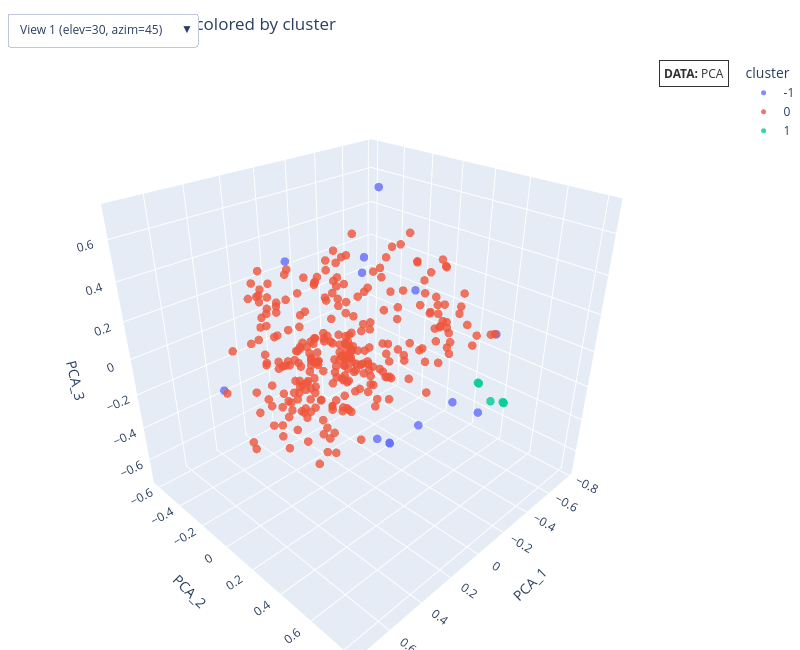
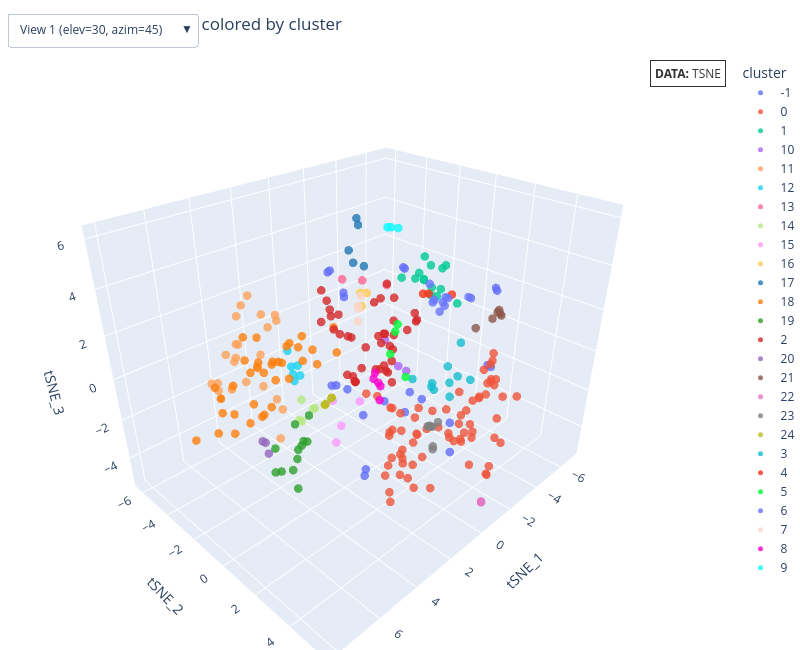
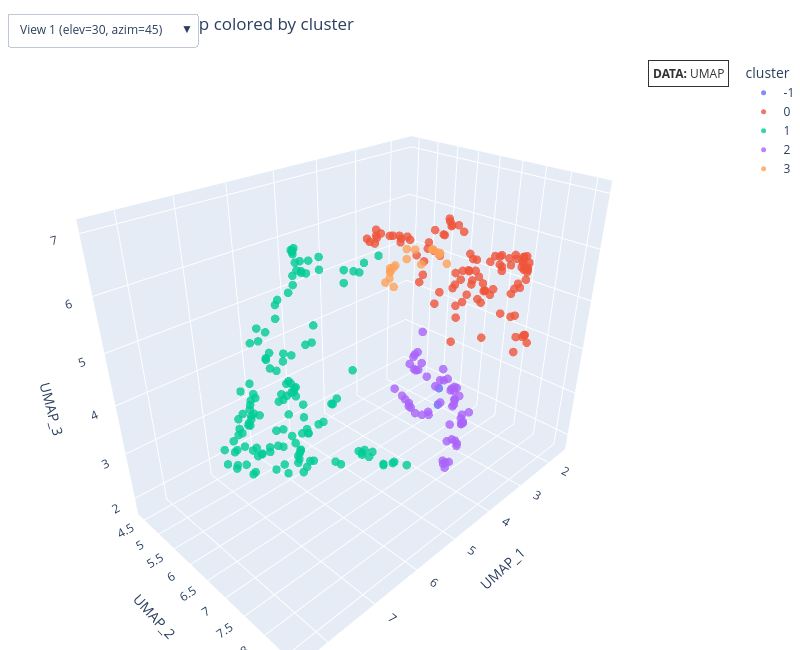
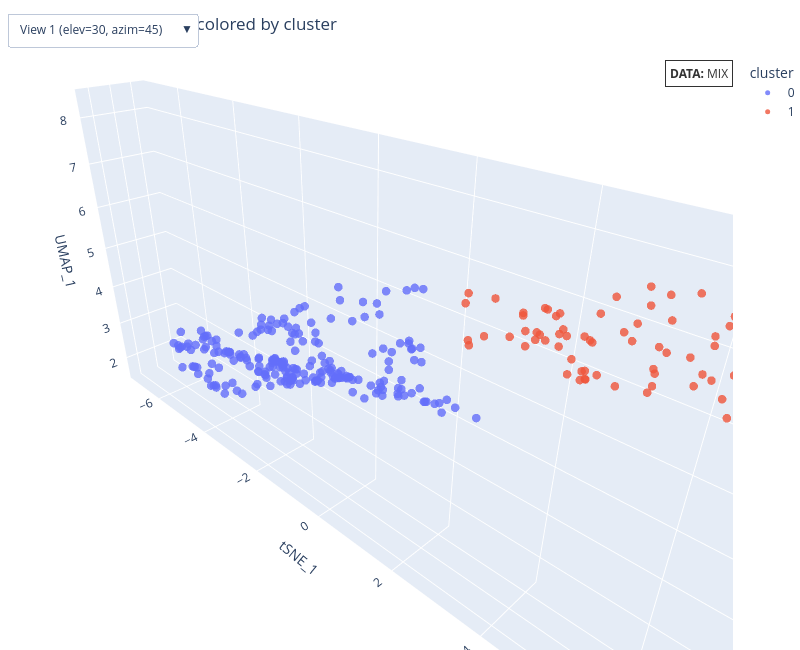

These figures' notebook cell, in order:
### Markdown cell above
## DBSCAN

### Code cell
params_db = {
    "pca":  {"eps": 0.2, "min_samples": 5},
    "tsne": {"eps": 1.2, "min_samples": 3},
    "umap": {"eps": 0.8, "min_samples": 10},
    "mix":  {"eps": 0.8, "min_samples": 3},
}

for name, X in embeddings.items():
    p = params_db[name]
    
    db = DBSCAN(eps=p["eps"], min_samples=p["min_samples"])
    labels = db.fit_predict(X)

    scores = show_scores(f"DBSCAN on {name}", X, labels, y)
    append_result(rows, name, "dbscan", labels, scores["internal"], scores["external"], params=p)

    fig = plot_3d(X3d=X, y=labels, algorithm=f'DBSCAN on {name}', target_name="cluster", data_name=name.upper())
    show(fig)

### Figure 1 — Plotly figure (JSON) as saved in the notebook; plotly's stock layout.template omitted (floating-point values rounded to 4 significant figures; data arrays with more than 128 entries replaced by an {"elided": "..."} marker saying what was removed)
{"data": [{"hovertemplate": "<b>cluster</b>: -1<br>PCA_1: %{x:.3f}<br>PCA_2: %{y:.3f}<br>PCA_3: %{z:.3f}<extra></extra>", "marker": {"color": "#636EFA", "line": {"width": 0}, "opacity": 0.8, "size": 5}, "mode": "markers", "name": "-1", "type": "scatter3d", "x": [-0.3079, 0.08627, 0.175, 0.04575, 0.04633, 0.7505, -0.7746, -0.285, -0.1248, 0.1334, -0.2847, -0.15, -0.203], "y": [-0.09565, 0.1887, 0.6143, 0.4586, 0.8192, 0.05989, 0.3322, 0.0318, -0.607, 0.2481, 0.02997, 0.5416, 0.01318], "z": [0.7137, 0.4847, -0.0558, 0.4767, 0.04671, 0.1282, -0.08842, -0.7079, 0.241, 0.5864, -0.7044, -0.127, -0.6433]}, {"hovertemplate": "<b>cluster</b>: 0<br>PCA_1: %{x:.3f}<br>PCA_2: %{y:.3f}<br>PCA_3: %{z:.3f}<extra></extra>", "marker": {"color": "#EF553B", "line": {"width": 0}, "opacity": 0.8, "size": 5}, "mode": "markers", "name": "0", "type": "scatter3d", "x": {"elided": "290 float values"}, "y": {"elided": "290 float values"}, "z": {"elided": "290 float values"}}, {"hovertemplate": "<b>cluster</b>: 1<br>PCA_1: %{x:.3f}<br>PCA_2: %{y:.3f}<br>PCA_3: %{z:.3f}<extra></extra>", "marker": {"color": "#00CC96", "line": {"width": 0}, "opacity": 0.8, "size": 5}, "mode": "markers", "name": "1", "type": "scatter3d", "x": [-0.4492, -0.4487, -0.4486, -0.4487, -0.4286], "y": [0.6273, 0.4737, 0.6224, 0.4677, 0.5649], "z": [-0.233, -0.1882, -0.2286, -0.1865, -0.242]}], "layout": {"annotations": [{"bgcolor": "white", "bordercolor": "black", "borderpad": 4, "borderwidth": 1, "font": {"color": "black", "size": 12}, "opacity": 0.8, "showarrow": false, "text": "<b>DATA:</b> PCA", "x": 1, "xanchor": "right", "xref": "paper", "y": 1, "yanchor": "top", "yref": "paper"}], "height": 650, "legend": {"itemsizing": "trace", "title": {"text": "cluster"}}, "margin": {"b": 0, "l": 0, "r": 0, "t": 60}, "scene": {"aspectmode": "data", "camera": {"eye": {"x": 1.347, "y": 1.347, "z": 1.1}}, "xaxis": {"title": {"text": "PCA_1"}}, "yaxis": {"title": {"text": "PCA_2"}}, "zaxis": {"title": {"text": "PCA_3"}}}, "title": {"text": "3D DBSCAN on pca colored by cluster"}, "uirevision": "keep_view", "updatemenus": [{"buttons": [{"args": [{"scene.camera": {"eye": {"x": 1.347, "y": 1.347, "z": 1.1}}}], "label": "View 1 (elev=30, azim=45)", "method": "relayout"}, {"args": [{"scene.camera": {"eye": {"x": -0.55, "y": 0.9526, "z": 1.905}}}], "label": "View 2 (elev=60, azim=120)", "method": "relayout"}, {"args": [{"scene.camera": {"eye": {"x": -2.2, "y": 2.694e-16, "z": 0}}}], "label": "View 3 (elev=0, azim=180)", "method": "relayout"}], "showactive": true, "type": "dropdown", "x": 0.01, "xanchor": "left", "y": 1.08, "yanchor": "top"}], "width": 800}}

### Figure 2 — Plotly figure (JSON) as saved in the notebook; plotly's stock layout.template omitted (floating-point values rounded to 4 significant figures)
{"data": [{"hovertemplate": "<b>cluster</b>: -1<br>tSNE_1: %{x:.3f}<br>tSNE_2: %{y:.3f}<br>tSNE_3: %{z:.3f}<extra></extra>", "marker": {"color": "#636EFA", "line": {"width": 0}, "opacity": 0.8, "size": 5}, "mode": "markers", "name": "-1", "type": "scatter3d", "x": [-2.115, 2.106, -1.925, 1.334, -2.494, -2.587, 1.05, 3.107, 5.137, 4.684, 4.831, 5.26, 0.9626, 1.03, 3.141, 3.142, -3.076, -2.873, -6.549, -5.914, -5.786, -2.893, -0.3636], "y": [4.207, 5.631, 4.176, 4.964, -0.2803, 0.3773, 1.422, 2.262, 3.021, 3.97, 4.058, 2.94, -1.903, -1.699, 1.326, 1.35, -1.049, -1.254, -0.1822, 1.638, 1.653, -1.195, -2.233], "z": [0.7071, -0.4399, 0.8564, 0.112, -2.714, -2.842, -0.75, -0.008088, 2.564, -0.6982, -0.8483, 2.575, 3.854, 4.004, 4.727, 4.573, -4.501, 3.111, 0.7603, 1.95, 2.126, 3.063, -2.476]}, {"hovertemplate": "<b>cluster</b>: 0<br>tSNE_1: %{x:.3f}<br>tSNE_2: %{y:.3f}<br>tSNE_3: %{z:.3f}<extra></extra>", "marker": {"color": "#EF553B", "line": {"width": 0}, "opacity": 0.8, "size": 5}, "mode": "markers", "name": "0", "type": "scatter3d", "x": [-2.249, -4.45, -2.14, -1.707, 0.09939, -1.013, -4.435, -0.2305, -4.974, -6.336, 0.2486, 0.7417, 0.07589, 0.0303, -0.7576, -0.5817, 0.8038, -4.5, 1.967, 0.07882, 0.9449, 1.568, 1.101, 0.9057, 2.123, 1.748, 1.364, -0.07721, 1.995, -0.2676, 1.014, 0.7459, 1.512, 1.485, 1.893, 3.039, -0.1129, 2.365, 2.472, 2.612, 1.581, -2.109, -6.181, -5.399, -1.104, -1.957, -3.112, -4.959, -0.7837, -5.631, -6.203, -1.983, -1.113, 2.347, -3.092, -4.512, -6.212, 0.3043, -5.302, -5.161, -1.803, -3.87, 0.3899, -5.036, -4.038, -6.221, -4.531, -1.42], "y": [2.931, 1.097, 2.357, 2.472, 0.8739, 2.275, 3.292, 4.534, 2.951, 3.053, 1.797, 2.089, 4.635, 0.793, 1.725, 5.606, 4.044, 3.601, 3.816, 0.8733, 3.596, 2.836, 1.94, 3.911, 2.532, 3.41, 3.441, 0.8331, 3.816, -0.2318, 3.131, 4.784, 2.124, 3.424, 3.045, 4.202, -0.7609, 3.069, 3.173, 3.748, 2.296, 3.638, 1.182, 2.41, 5.205, 2.559, 2.522, 2.235, 2.035, 2.724, 1.495, 3.703, 5.166, 4.29, 2.268, 2.186, 1.59, 5.267, 2.205, 2.129, 3.123, 2.62, 1.946, 2.388, 2.174, 1.605, 2.905, 3.95], "z": [-3.589, -2.973, -3.516, -1.972, -3.078, -1.809, -4.477, -1.367, -3.827, -3.194, -3.896, -3.249, -1.586, -3.328, -1.801, -2.623, -0.8262, -4.634, -2.127, -1.791, -1.065, -3.43, -3.315, -3.877, -3.316, -3.157, -1.154, -1.913, -1.044, -1.883, -4.261, -1.124, -3.382, -0.3454, -0.1302, -0.6115, -1.926, -4.219, -0.5428, -0.2118, -4.668, -2.752, -2.463, -2.114, -3.597, -3.543, -2.685, -2.821, -4.262, -3.028, -2.038, -2.966, -3.581, -0.2536, -3.063, -2.754, -1.8, -2.244, -2.157, -2.342, -2.448, -2.333, -4.009, -2.093, -2.76, -1.387, -1.819, -1.858]}, {"hovertemplate": "<b>cluster</b>: 1<br>tSNE_1: %{x:.3f}<br>tSNE_2: %{y:.3f}<br>tSNE_3: %{z:.3f}<extra></extra>", "marker": {"color": "#00CC96", "line": {"width": 0}, "opacity": 0.8, "size": 5}, "mode": "markers", "name": "1", "type": "scatter3d", "x": [-1.72, -2.313, -1.961, -1.612, -2.252, -1.165, -1.77, -1.031, -0.829, -1.429, -1.331, -1.112, -0.2752, -0.505], "y": [2.63, 1.502, 1.61, 0.9706, 0.452, 2.219, 1.177, 1.874, 2.314, 1.14, 0.7705, 1.142, 2.457, 0.7727], "z": [3.098, 4.192, 4.202, 4.614, 3.281, 3.756, 4.261, 3.764, 3.6, 3.715, 3.694, 4.122, 3.883, 3.995]}, {"hovertemplate": "<b>cluster</b>: 10<br>tSNE_1: %{x:.3f}<br>tSNE_2: %{y:.3f}<br>tSNE_3: %{z:.3f}<extra></extra>", "marker": {"color": "#AB63FA", "line": {"width": 0}, "opacity": 0.8, "size": 5}, "mode": "markers", "name": "10", "type": "scatter3d", "x": [1.317, 1.261, 1.381], "y": [2.352, 1.585, 2.811], "z": [1.414, 2.236, 1.42]}, {"hovertemplate": "<b>cluster</b>: 11<br>tSNE_1: %{x:.3f}<br>tSNE_2: %{y:.3f}<br>tSNE_3: %{z:.3f}<extra></extra>", "marker": {"color": "#FFA15A", "line": {"width": 0}, "opacity": 0.8, "size": 5}, "mode": "markers", "name": "11", "type": "scatter3d", "x": [6.258, 4.937, 7.049, 6.542, 7.195, 8.014, 5.578, 6.881, 6.926, 5.909, 5.347, 6.406, 8.015, 7.842, 7.425, 6.144, 6.921, 5.678, 6.805, 6.684, 7.13, 6.469, 7.067, 7.146, 6.303], "y": [0.005185, -0.3094, 2.332, -0.01445, -0.8361, 0.4126, -0.2631, 2.329, -0.4661, 0.5164, 0.2868, -0.543, 1.224, -0.2564, -0.5438, -0.7092, 2.104, -0.5628, -0.3279, -0.1841, 0.369, 0.7641, 1.624, -0.2792, -0.9739], "z": [5.216, 3.918, 1.028, 4.95, 1.194, 2.468, 4.184, 2.108, 1.67, 4.094, 4.062, 4.313, 2.896, 2.374, 2.073, 1.489, 2.423, 1.932, 2.777, 3.462, 3.873, 3.359, 2.768, 3.205, 2.456]}, {"hovertemplate": "<b>cluster</b>: 12<br>tSNE_1: %{x:.3f}<br>tSNE_2: %{y:.3f}<br>tSNE_3: %{z:.3f}<extra></extra>", "marker": {"color": "#19D3F3", "line": {"width": 0}, "opacity": 0.8, "size": 5}, "mode": "markers", "name": "12", "type": "scatter3d", "x": [1.32, 1.469, 1.42, 1.681, 1.382, 1.142], "y": [-4.358, -3.357, -3.84, -3.595, -4.071, -3.906], "z": [-0.6206, -1.426, -1.953, -1.381, -1.303, -1.287]}, {"hovertemplate": "<b>cluster</b>: 13<br>tSNE_1: %{x:.3f}<br>tSNE_2: %{y:.3f}<br>tSNE_3: %{z:.3f}<extra></extra>", "marker": {"color": "#FF6692", "line": {"width": 0}, "opacity": 0.8, "size": 5}, "mode": "markers", "name": "13", "type": "scatter3d", "x": [-1.66, -0.774, -0.2714], "y": [-1.087, -1.671, -2.375], "z": [2.711, 3.022, 3.007]}, {"hovertemplate": "<b>cluster</b>: 14<br>tSNE_1: %{x:.3f}<br>tSNE_2: %{y:.3f}<br>tSNE_3: %{z:.3f}<extra></extra>", "marker": {"color": "#B6E880", "line": {"width": 0}, "opacity": 0.8, "size": 5}, "mode": "markers", "name": "14", "type": "scatter3d", "x": [1.025, 1.8, 1.844, 0.9041, 0.5411], "y": [-3.9, -2.997, -3.114, -3.237, -3.519], "z": [-3.189, -3.571, -3.545, -3.441, -3.705]}, {"hovertemplate": "<b>cluster</b>: 15<br>tSNE_1: %{x:.3f}<br>tSNE_2: %{y:.3f}<br>tSNE_3: %{z:.3f}<extra></extra>", "marker": {"color": "#FF97FF", "line": {"width": 0}, "opacity": 0.8, "size": 5}, "mode": "markers", "name": "15", "type": "scatter3d", "x": [4.713, 3.636, 4.309, 4.485], "y": [2.5, 2.62, 2.35, 2.104], "z": [-0.2932, 1.028, 0.1571, 1.212]}, {"hovertemplate": "<b>cluster</b>: 16<br>tSNE_1: %{x:.3f}<br>tSNE_2: %{y:.3f}<br>tSNE_3: %{z:.3f}<extra></extra>", "marker": {"color": "#FECB52", "line": {"width": 0}, "opacity": 0.8, "size": 5}, "mode": "markers", "name": "16", "type": "scatter3d", "x": [2.127, 1.909, 2.022], "y": [1.204, 1.246, 1.03], "z": [3.82, 4.289, 4.261]}, {"hovertemplate": "<b>cluster</b>: 17<br>tSNE_1: %{x:.3f}<br>tSNE_2: %{y:.3f}<br>tSNE_3: %{z:.3f}<extra></extra>", "marker": {"color": "#1F77B4", "line": {"width": 0}, "opacity": 0.8, "size": 5}, "mode": "markers", "name": "17", "type": "scatter3d", "x": [0.5622, 0.8224, 0.28, 0.2531, 0.9821], "y": [-0.243, -0.8155, -0.8439, -0.9569, -0.4083], "z": [4.489, 5.05, 5.927, 6.163, 4.705]}, {"hovertemplate": "<b>cluster</b>: 18<br>tSNE_1: %{x:.3f}<br>tSNE_2: %{y:.3f}<br>tSNE_3: %{z:.3f}<extra></extra>", "marker": {"color": "#FF7F0E", "line": {"width": 0}, "opacity": 0.8, "size": 5}, "mode": "markers", "name": "18", "type": "scatter3d", "x": [6.042, 4.07, 3.763, 4.297, 4.232, 5.514, 7.01, 2.743, 4.06, 3.708, 4.134, 3.734, 3.904, 5.94, 3.941, 5.42, 4.876, 6.154, 6.471, 6.215, 4.318, 5.609, 2.745, 5.683, 4.383, 3.987, 3.446, 6.431, 7.618, 4.768, 5.623, 6.5, 5.302, 4.73, 4.04], "y": [-1.969, 0.06397, -1.633, -0.4005, -0.6683, -1.621, -1.582, -2.534, -1.72, 0.4346, 0.7024, -2.927, 1.744, -1.904, -2.973, 1.482, 1.023, 0.2617, -2.017, -1.598, -1.488, -0.6516, -3.675, -1.024, -1.039, -3.015, 1.102, -2.081, -2.248, -2.397, 0.007051, -2.3, -1.923, -2.739, -2.804], "z": [-1.538, 2.881, 0.9096, 2.496, 2.227, -1.124, -0.8213, -0.676, 0.1958, 1.696, 2.596, -0.1268, 2.808, 0.6938, 0.4451, 3.516, 2.567, 0.5209, -0.3626, -0.3456, 1.251, -0.282, -0.4539, 0.1431, 1.464, 0.2205, 3.397, 0.2473, -1.187, 0.5561, 0.4813, 0.6698, 1.539, 2.005, 1.702]}, {"hovertemplate": "<b>cluster</b>: 19<br>tSNE_1: %{x:.3f}<br>tSNE_2: %{y:.3f}<br>tSNE_3: %{z:.3f}<extra></extra>", "marker": {"color": "#2CA02C", "line": {"width": 0}, "opacity": 0.8, "size": 5}, "mode": "markers", "name": "19", "type": "scatter3d", "x": [5.973, 4.649, 4.665, 6.41, 5.471, 4.692, 5.07, 4.52, 5.532, 4.613, 4.482, 6.303], "y": [1.741, 0.2057, 0.7972, 1.029, 0.8565, 0.6137, 0.654, 0.8031, -0.07922, 0.3907, -0.1157, 1.243], "z": [-2.139, -1.906, -1.183, -1.541, -2.074, -1.246, -1.875, -0.0468, -1.524, -1.618, -0.9388, -1.437]}, {"hovertemplate": "<b>cluster</b>: 2<br>tSNE_1: %{x:.3f}<br>tSNE_2: %{y:.3f}<br>tSNE_3: %{z:.3f}<extra></extra>", "marker": {"color": "#D62728", "line": {"width": 0}, "opacity": 0.8, "size": 5}, "mode": "markers", "name": "2", "type": "scatter3d", "x": [-2.956, -3.391, -3.904, -4.495, -4.368, -2.557, -1.994, -4.27, -3.187, -5.124, -4.836, -2.424, -4.566, -2.929, -5.847, -3.92, -4.875, -2.878, -2.423, -3.145, -3.711, -1.598, -2.166, -4.086, -2.694, -2.583, -5.772, -1.94, -3.056, -3.428, -2.624, -4.839, -2.27, -2.611, -3.198, -5.443, -4.472, -4.872, -3.835, -3.542], "y": [-3.628, -3.191, -2.683, -3.22, -3.595, -5.106, -3.944, -3.916, -4.607, -3.757, -4.185, -6.264, -3.291, -4.6, -2.925, -3.002, -3.629, -4.801, -5.334, -2.198, -3.803, -5.235, -5.308, -3.288, -2.337, -5.069, -2.799, -5.254, -4.505, -2.265, -3.576, -2.167, -5.344, -4.178, -4.593, -3.137, -3.788, -4.133, -3.499, -3.487], "z": [-1.856, -1.223, -0.3876, 0.4476, 1.107, -0.4418, -3.153, -3.785, -4.4, -2.051, -2.019, -1.224, -2.479, -1.668, -1.222, -3.439, -3.43, -1.662, -1.302, -1.281, 0.2683, 1.127, -0.1043, -3.53, -1.006, -1.527, -1.057, 0.4657, -4.237, -3.481, -2.877, -0.1264, -0.5158, -3.613, -4.38, -1.641, -3.595, -2.025, 0.5447, -3.297]}, {"hovertemplate": "<b>cluster</b>: 20<br>tSNE_1: %{x:.3f}<br>tSNE_2: %{y:.3f}<br>tSNE_3: %{z:.3f}<extra></extra>", "marker": {"color": "#9467BD", "line": {"width": 0}, "opacity": 0.8, "size": 5}, "mode": "markers", "name": "20", "type": "scatter3d", "x": [6.907, 6.983, 7.032], "y": [1.246, 1.188, 1.563], "z": [0.1935, 0.2645, -0.03881]}, {"hovertemplate": "<b>cluster</b>: 21<br>tSNE_1: %{x:.3f}<br>tSNE_2: %{y:.3f}<br>tSNE_3: %{z:.3f}<extra></extra>", "marker": {"color": "#8C564B", "line": {"width": 0}, "opacity": 0.8, "size": 5}, "mode": "markers", "name": "21", "type": "scatter3d", "x": [-6.605, -6.949, -6.222, -6.593, -6.618, -6.49], "y": [1.558, 1.181, 0.4679, 1.097, 1.472, 1.409], "z": [0.441, 0.4702, -0.4845, 0.1186, 0.4936, 0.608]}, {"hovertemplate": "<b>cluster</b>: 22<br>tSNE_1: %{x:.3f}<br>tSNE_2: %{y:.3f}<br>tSNE_3: %{z:.3f}<extra></extra>", "marker": {"color": "#E377C2", "line": {"width": 0}, "opacity": 0.8, "size": 5}, "mode": "markers", "name": "22", "type": "scatter3d", "x": [-1.145, -1.145, -1.129], "y": [5.064, 5.064, 5.066], "z": [-5.197, -5.195, -5.137]}, {"hovertemplate": "<b>cluster</b>: 23<br>tSNE_1: %{x:.3f}<br>tSNE_2: %{y:.3f}<br>tSNE_3: %{z:.3f}<extra></extra>", "marker": {"color": "#7F7F7F", "line": {"width": 0}, "opacity": 0.8, "size": 5}, "mode": "markers", "name": "23", "type": "scatter3d", "x": [-2.907, -1.916, -2.048, -2.909, -2.962, -3.195, -2.915], "y": [0.5497, 1.703, 1.603, 0.7286, 0.6336, 0.9261, 0.8216], "z": [-4.445, -4.63, -4.592, -4.377, -4.403, -4.162, -4.333]}, {"hovertemplate": "<b>cluster</b>: 24<br>tSNE_1: %{x:.3f}<br>tSNE_2: %{y:.3f}<br>tSNE_3: %{z:.3f}<extra></extra>", "marker": {"color": "#BCBD22", "line": {"width": 0}, "opacity": 0.8, "size": 5}, "mode": "markers", "name": "24", "type": "scatter3d", "x": [-0.7915, -1.223, -0.7987, -1.245, -0.8345], "y": [-4.326, -4.309, -4.325, -4.305, -4.309], "z": [-4.544, -4.333, -4.536, -4.321, -4.503]}, {"hovertemplate": "<b>cluster</b>: 3<br>tSNE_1: %{x:.3f}<br>tSNE_2: %{y:.3f}<br>tSNE_3: %{z:.3f}<extra></extra>", "marker": {"color": "#17BECF", "line": {"width": 0}, "opacity": 0.8, "size": 5}, "mode": "markers", "name": "3", "type": "scatter3d", "x": [-0.3034, -1.03, -0.8624, -1.188, -0.3102, -0.4552, -0.3838, -0.05725, 0.1372, 0.2166], "y": [4.552, 3.104, 3.038, 3.343, 3.954, 2.593, 2.783, 3.776, 3.089, 2.151], "z": [1.058, -0.7192, 0.7653, 1.83, 0.9436, -0.2093, -0.237, 0.6911, 0.4481, 0.2615]}, {"hovertemplate": "<b>cluster</b>: 4<br>tSNE_1: %{x:.3f}<br>tSNE_2: %{y:.3f}<br>tSNE_3: %{z:.3f}<extra></extra>", "marker": {"color": "#FD3216", "line": {"width": 0}, "opacity": 0.8, "size": 5}, "mode": "markers", "name": "4", "type": "scatter3d", "x": [-3.65, -2.852, -2.971], "y": [0.8829, -0.0535, 0.1472], "z": [2.258, 2.252, 2.284]}, {"hovertemplate": "<b>cluster</b>: 5<br>tSNE_1: %{x:.3f}<br>tSNE_2: %{y:.3f}<br>tSNE_3: %{z:.3f}<extra></extra>", "marker": {"color": "#00FE35", "line": {"width": 0}, "opacity": 0.8, "size": 5}, "mode": "markers", "name": "5", "type": "scatter3d", "x": [-0.7282, -0.6048, -0.6363, -0.3964], "y": [0.4319, 0.4157, 1.043, 0.3559], "z": [1.736, 1.432, -0.5006, 0.4288]}, {"hovertemplate": "<b>cluster</b>: 6<br>tSNE_1: %{x:.3f}<br>tSNE_2: %{y:.3f}<br>tSNE_3: %{z:.3f}<extra></extra>", "marker": {"color": "#6A76FC", "line": {"width": 0}, "opacity": 0.8, "size": 5}, "mode": "markers", "name": "6", "type": "scatter3d", "x": [-4.519, -5.068, -4.66, -5.128, -4.963, -4.534, -5.056, -5.487, -5.101], "y": [-0.1149, -0.5759, -0.374, -1.575, -1.117, -0.4257, -1.271, 0.4316, -0.4237], "z": [1.511, 0.7366, 1.119, 1.509, 0.8847, 0.671, 0.6715, 1.376, 1.171]}, {"hovertemplate": "<b>cluster</b>: 7<br>tSNE_1: %{x:.3f}<br>tSNE_2: %{y:.3f}<br>tSNE_3: %{z:.3f}<extra></extra>", "marker": {"color": "#FED4C4", "line": {"width": 0}, "opacity": 0.8, "size": 5}, "mode": "markers", "name": "7", "type": "scatter3d", "x": [-1.891, -1.593, -1.986, -1.807], "y": [-3.059, -2.788, -2.981, -2.982], "z": [0.949, 0.372, 1.467, 0.8858]}, {"hovertemplate": "<b>cluster</b>: 8<br>tSNE_1: %{x:.3f}<br>tSNE_2: %{y:.3f}<br>tSNE_3: %{z:.3f}<extra></extra>", "marker": {"color": "#FE00CE", "line": {"width": 0}, "opacity": 0.8, "size": 5}, "mode": "markers", "name": "8", "type": "scatter3d", "x": [-1.49, -1.679, -2.155, -1.77, -1.822], "y": [-1.253, -1.746, -1.982, -1.929, -1.523], "z": [-3.146, -1.952, -2.815, -2.402, -2.643]}, {"hovertemplate": "<b>cluster</b>: 9<br>tSNE_1: %{x:.3f}<br>tSNE_2: %{y:.3f}<br>tSNE_3: %{z:.3f}<extra></extra>", "marker": {"color": "#0DF9FF", "line": {"width": 0}, "opacity": 0.8, "size": 5}, "mode": "markers", "name": "9", "type": "scatter3d", "x": [-1.259, -0.7882, -0.9321], "y": [-0.156, -0.2931, -0.2436], "z": [5.587, 5.706, 5.683]}], "layout": {"annotations": [{"bgcolor": "white", "bordercolor": "black", "borderpad": 4, "borderwidth": 1, "font": {"color": "black", "size": 12}, "opacity": 0.8, "showarrow": false, "text": "<b>DATA:</b> TSNE", "x": 1, "xanchor": "right", "xref": "paper", "y": 1, "yanchor": "top", "yref": "paper"}], "height": 650, "legend": {"itemsizing": "trace", "title": {"text": "cluster"}}, "margin": {"b": 0, "l": 0, "r": 0, "t": 60}, "scene": {"aspectmode": "data", "camera": {"eye": {"x": 1.347, "y": 1.347, "z": 1.1}}, "xaxis": {"title": {"text": "tSNE_1"}}, "yaxis": {"title": {"text": "tSNE_2"}}, "zaxis": {"title": {"text": "tSNE_3"}}}, "title": {"text": "3D DBSCAN on tsne colored by cluster"}, "uirevision": "keep_view", "updatemenus": [{"buttons": [{"args": [{"scene.camera": {"eye": {"x": 1.347, "y": 1.347, "z": 1.1}}}], "label": "View 1 (elev=30, azim=45)", "method": "relayout"}, {"args": [{"scene.camera": {"eye": {"x": -0.55, "y": 0.9526, "z": 1.905}}}], "label": "View 2 (elev=60, azim=120)", "method": "relayout"}, {"args": [{"scene.camera": {"eye": {"x": -2.2, "y": 2.694e-16, "z": 0}}}], "label": "View 3 (elev=0, azim=180)", "method": "relayout"}], "showactive": true, "type": "dropdown", "x": 0.01, "xanchor": "left", "y": 1.08, "yanchor": "top"}], "width": 800}}

### Figure 3 — Plotly figure (JSON) as saved in the notebook; plotly's stock layout.template omitted (floating-point values rounded to 4 significant figures; data arrays with more than 128 entries replaced by an {"elided": "..."} marker saying what was removed)
{"data": [{"hovertemplate": "<b>cluster</b>: -1<br>UMAP_1: %{x:.3f}<br>UMAP_2: %{y:.3f}<br>UMAP_3: %{z:.3f}<extra></extra>", "marker": {"color": "#636EFA", "line": {"width": 0}, "opacity": 0.8, "size": 5}, "mode": "markers", "name": "-1", "type": "scatter3d", "x": [4.24, 4.057], "y": [7.616, 7.475], "z": [3.889, 3.388]}, {"hovertemplate": "<b>cluster</b>: 0<br>UMAP_1: %{x:.3f}<br>UMAP_2: %{y:.3f}<br>UMAP_3: %{z:.3f}<extra></extra>", "marker": {"color": "#EF553B", "line": {"width": 0}, "opacity": 0.8, "size": 5}, "mode": "markers", "name": "0", "type": "scatter3d", "x": [3.133, 2.024, 3.17, 4.406, 3.501, 4.556, 4.107, 4.352, 4.701, 4.336, 4.476, 3.828, 4.618, 2.599, 4.508, 4.174, 4.416, 3.178, 2.879, 4.251, 2.194, 1.77, 4.382, 4.321, 4.495, 3.962, 4.291, 4.07, 3.849, 4.259, 4.367, 4.401, 2.739, 4.502, 4.727, 4.389, 4.336, 4.684, 4.601, 4.6, 4.41, 4.86, 4.826, 4.595, 4.632, 4.422, 4.744, 4.255, 4.689, 4.446, 4.272, 4.852, 4.765, 4.972, 4.942, 5.298, 4.938, 5.027, 4.92, 5.192, 5.039, 3.248, 2.996, 1.69, 3.603, 1.773, 3.628, 3.261, 2.633, 1.795, 2.89, 3.202, 3.806, 1.864, 1.726, 3.25, 3.642, 3.145, 3.052, 4.698, 3.592, 2.695, 1.985, 1.729, 2.956, 3.891, 1.604, 1.675, 3.446, 2.04, 4.445, 2.931, 1.675, 2.062, 1.744, 1.768, 2.958, 3.617, 3.52], "y": [8.272, 7.748, 8.34, 7.754, 8.122, 8.417, 7.816, 8.343, 6.499, 7.741, 7.866, 7.894, 8.393, 8.024, 6.425, 6.927, 7.942, 7.676, 7.822, 7.532, 7.727, 7.333, 8.63, 7.568, 8.518, 6.986, 8.368, 7.637, 7.16, 7.562, 6.711, 7.762, 7.92, 7.623, 7.2, 7.96, 6.915, 8.456, 8.512, 8.082, 7.485, 8.404, 8.25, 6.951, 7.395, 8.007, 6.91, 7.814, 8.379, 7.405, 6.652, 8.567, 6.865, 6.776, 6.532, 8.021, 8.435, 6.788, 6.571, 7.945, 8.563, 8.002, 8.253, 7.123, 7.953, 7.23, 7.611, 8.295, 8.064, 7.48, 8.435, 8.325, 8.582, 7.547, 6.977, 8.008, 7.632, 8.207, 8.298, 6.499, 7.942, 8.144, 7.736, 6.941, 8.372, 7.066, 7.384, 7.44, 7.897, 7.781, 8.624, 8.385, 7.436, 7.774, 6.841, 7.551, 8.418, 7.936, 7.539], "z": [5.743, 5.451, 5.704, 7.051, 6.148, 6.626, 6.782, 5.894, 6.629, 6.914, 6.996, 6.072, 6.649, 5.755, 6.496, 6.162, 6.998, 4.509, 4.939, 6.703, 5.592, 5.518, 6.166, 5.747, 6.259, 6.234, 5.822, 5.761, 6.126, 6.702, 6.494, 7.008, 6.039, 5.622, 6.705, 5.661, 6.47, 6.348, 6.399, 6.135, 6.804, 6.538, 6.447, 6.571, 5.969, 5.479, 6.648, 4.902, 6.095, 6.588, 6.338, 6.373, 6.637, 6.631, 6.549, 6.494, 6.434, 6.56, 6.501, 6.648, 6.154, 5.999, 4.372, 5.445, 5.668, 5.36, 5.933, 5.699, 5.807, 5.522, 4.59, 5.194, 5.884, 5.513, 5.478, 5.928, 5.927, 5.108, 4.714, 6.528, 5.657, 5.637, 5.482, 5.438, 4.707, 6.196, 5.524, 5.563, 6.116, 5.65, 6.093, 4.739, 5.52, 5.562, 5.426, 5.634, 4.764, 5.657, 6.174]}, {"hovertemplate": "<b>cluster</b>: 1<br>UMAP_1: %{x:.3f}<br>UMAP_2: %{y:.3f}<br>UMAP_3: %{z:.3f}<extra></extra>", "marker": {"color": "#00CC96", "line": {"width": 0}, "opacity": 0.8, "size": 5}, "mode": "markers", "name": "1", "type": "scatter3d", "x": {"elided": "135 float values"}, "y": {"elided": "135 float values"}, "z": {"elided": "135 float values"}}, {"hovertemplate": "<b>cluster</b>: 2<br>UMAP_1: %{x:.3f}<br>UMAP_2: %{y:.3f}<br>UMAP_3: %{z:.3f}<extra></extra>", "marker": {"color": "#AB63FA", "line": {"width": 0}, "opacity": 0.8, "size": 5}, "mode": "markers", "name": "2", "type": "scatter3d", "x": [3.16, 3.108, 3.077, 2.903, 3.312, 3.637, 2.962, 3.365, 3.455, 3.432, 3.579, 2.662, 3.079, 2.464, 2.548, 3.45, 2.527, 3.255, 2.379, 2.641, 2.597, 3.435, 3.27, 3.458, 3.443, 3.298, 3.754, 3.161, 3.671, 3.507, 2.713, 3.248, 3.571, 3.368, 3.624, 2.382, 3.554, 3.09, 2.744, 3.21, 2.756, 3.725, 3.488, 3.671, 3.635, 3.25, 3.057, 2.38, 2.59, 3.355, 2.592, 3.766, 3.052, 2.801], "y": [6.83, 6.639, 6.236, 5.97, 6.29, 7.559, 5.945, 6.619, 6.263, 7.263, 7.403, 7.02, 7.251, 6.658, 6.717, 6.315, 6.712, 6.609, 6.385, 7.008, 6.959, 6.229, 6.64, 6.438, 7.487, 6.989, 7.453, 6.109, 6.058, 6.205, 7.1, 6.861, 7.454, 6.549, 7.411, 6.249, 6.16, 7.207, 7.246, 7.138, 5.956, 7.416, 6.291, 7.45, 7.503, 7.246, 7.243, 6.567, 7.015, 6.385, 6.714, 7.507, 5.991, 7.129], "z": [2.703, 2.978, 3.334, 3.409, 3.286, 3.595, 3.368, 3.308, 2.561, 2.117, 3.482, 2.022, 1.805, 2.372, 2.307, 2.472, 2.41, 2.416, 2.72, 2.24, 2.101, 3.462, 2.364, 2.403, 3.296, 3.355, 1.845, 3.177, 2.913, 2.648, 2.143, 3.28, 1.788, 2.368, 3.468, 2.902, 2.737, 1.921, 2.467, 2.347, 3.817, 1.884, 2.513, 1.826, 3.59, 2.058, 1.851, 2.504, 2.011, 3.358, 2.288, 1.785, 3.368, 2.16]}, {"hovertemplate": "<b>cluster</b>: 3<br>UMAP_1: %{x:.3f}<br>UMAP_2: %{y:.3f}<br>UMAP_3: %{z:.3f}<extra></extra>", "marker": {"color": "#FFA15A", "line": {"width": 0}, "opacity": 0.8, "size": 5}, "mode": "markers", "name": "3", "type": "scatter3d", "x": [3.135, 3.16, 3.221, 3.307, 2.644, 2.159, 2.171, 2.554, 3.227, 2.234, 2.704, 2.198, 3.286, 3.163, 2.774, 2.257, 3.084, 2.251], "y": [5.509, 5.402, 5.456, 5.416, 5.749, 5.819, 5.777, 5.501, 5.449, 6.058, 5.416, 5.821, 5.522, 5.505, 5.481, 5.693, 5.418, 5.708], "z": [5.248, 5.08, 5.199, 4.911, 5.194, 5.315, 5.317, 5.407, 4.987, 5.179, 5.438, 5.286, 5.178, 4.801, 5.267, 5.387, 5.161, 5.382]}], "layout": {"annotations": [{"bgcolor": "white", "bordercolor": "black", "borderpad": 4, "borderwidth": 1, "font": {"color": "black", "size": 12}, "opacity": 0.8, "showarrow": false, "text": "<b>DATA:</b> UMAP", "x": 1, "xanchor": "right", "xref": "paper", "y": 1, "yanchor": "top", "yref": "paper"}], "height": 650, "legend": {"itemsizing": "trace", "title": {"text": "cluster"}}, "margin": {"b": 0, "l": 0, "r": 0, "t": 60}, "scene": {"aspectmode": "data", "camera": {"eye": {"x": 1.347, "y": 1.347, "z": 1.1}}, "xaxis": {"title": {"text": "UMAP_1"}}, "yaxis": {"title": {"text": "UMAP_2"}}, "zaxis": {"title": {"text": "UMAP_3"}}}, "title": {"text": "3D DBSCAN on umap colored by cluster"}, "uirevision": "keep_view", "updatemenus": [{"buttons": [{"args": [{"scene.camera": {"eye": {"x": 1.347, "y": 1.347, "z": 1.1}}}], "label": "View 1 (elev=30, azim=45)", "method": "relayout"}, {"args": [{"scene.camera": {"eye": {"x": -0.55, "y": 0.9526, "z": 1.905}}}], "label": "View 2 (elev=60, azim=120)", "method": "relayout"}, {"args": [{"scene.camera": {"eye": {"x": -2.2, "y": 2.694e-16, "z": 0}}}], "label": "View 3 (elev=0, azim=180)", "method": "relayout"}], "showactive": true, "type": "dropdown", "x": 0.01, "xanchor": "left", "y": 1.08, "yanchor": "top"}], "width": 800}}

### Figure 4 — Plotly figure (JSON) as saved in the notebook; plotly's stock layout.template omitted (floating-point values rounded to 4 significant figures; data arrays with more than 128 entries replaced by an {"elided": "..."} marker saying what was removed)
{"data": [{"hovertemplate": "<b>cluster</b>: 0<br>PCA_1: %{x:.3f}<br>tSNE_1: %{y:.3f}<br>UMAP_1: %{z:.3f}<extra></extra>", "marker": {"color": "#636EFA", "line": {"width": 0}, "opacity": 0.8, "size": 5}, "mode": "markers", "name": "0", "type": "scatter3d", "x": {"elided": "222 float values"}, "y": {"elided": "222 float values"}, "z": {"elided": "222 float values"}}, {"hovertemplate": "<b>cluster</b>: 1<br>PCA_1: %{x:.3f}<br>tSNE_1: %{y:.3f}<br>UMAP_1: %{z:.3f}<extra></extra>", "marker": {"color": "#EF553B", "line": {"width": 0}, "opacity": 0.8, "size": 5}, "mode": "markers", "name": "1", "type": "scatter3d", "x": [0.2035, 0.4089, 0.3144, 0.1147, 0.2515, 0.2612, 0.1671, 0.3779, 0.2834, 0.319, 0.4646, 0.1522, 0.2962, 0.2848, 0.08198, 0.2674, 0.06133, 0.1536, 0.4232, 0.3382, 0.3196, 0.2448, 0.08679, 0.3335, 0.07662, 0.1727, 0.418, 0.209, 0.3381, 0.09952, 0.2817, 0.3078, 0.1704, 0.138, 0.346, 0.3378, 0.077, 0.1814, 0.4458, 0.2221, 0.5424, 0.4606, 0.3615, 0.1383, 0.3682, 0.1188, 0.387, 0.4146, 0.5481, 0.4093, 0.4386, 0.3449, 0.4814, 0.2341, 0.5311, 0.4228, 0.4522, 0.2563, 0.6357, 0.355, 0.541, 0.3499, 0.3478, 0.5082, 0.3153, 0.3643, 0.04575, 0.3617, 0.581, 0.3569, 0.2152, 0.5178, 0.4023, 0.3888, 0.7004, 0.3079, 0.4985, 0.4572, 0.4786, 0.4416, 0.7505, 0.4621, 0.3913, 0.2485, 0.07485, 0.1397], "y": [3.107, 6.258, 5.137, 6.042, 4.937, 4.713, 7.049, 3.636, 4.684, 4.07, 6.542, 4.831, 7.195, 5.26, 5.973, 4.309, 4.649, 4.665, 8.014, 5.578, 6.881, 6.907, 6.41, 6.926, 5.471, 4.692, 5.909, 3.763, 4.297, 5.07, 4.52, 4.232, 5.514, 5.532, 5.347, 7.01, 2.743, 4.06, 6.406, 3.708, 8.015, 7.842, 4.134, 4.613, 7.425, 3.734, 6.144, 6.921, 3.904, 5.678, 4.485, 5.94, 6.805, 3.941, 6.684, 5.42, 4.876, 4.482, 7.13, 6.154, 6.469, 6.471, 6.215, 7.067, 4.318, 5.609, 2.745, 5.683, 7.146, 4.383, 3.987, 3.446, 6.431, 7.618, 3.141, 4.768, 6.303, 5.623, 6.5, 5.302, 3.142, 4.73, 4.04, 6.983, 6.303, 7.032], "z": [6.438, 7.844, 7.313, 7.037, 7.684, 7.017, 7.67, 6.699, 6.567, 7.257, 8.296, 6.517, 7.801, 7.461, 6.833, 6.773, 6.332, 6.51, 8.317, 7.951, 7.892, 7.54, 6.603, 8.02, 6.512, 6.406, 8.104, 6.771, 7.27, 6.434, 6.677, 7.2, 6.907, 6.661, 7.977, 6.817, 6.183, 6.732, 8.126, 6.99, 8.284, 8.347, 7.276, 6.341, 8.119, 6.491, 7.671, 8.057, 7.214, 7.699, 7.06, 7.311, 8.32, 6.714, 8.279, 7.796, 7.514, 6.423, 8.341, 7.547, 8.19, 7.213, 7.136, 8.163, 6.977, 6.969, 6.086, 7.275, 8.376, 7.084, 6.803, 7.25, 7.317, 6.943, 7.287, 7.028, 8.004, 7.363, 7.406, 7.308, 7.157, 7.156, 6.925, 7.582, 6.805, 7.434]}], "layout": {"annotations": [{"bgcolor": "white", "bordercolor": "black", "borderpad": 4, "borderwidth": 1, "font": {"color": "black", "size": 12}, "opacity": 0.8, "showarrow": false, "text": "<b>DATA:</b> MIX", "x": 1, "xanchor": "right", "xref": "paper", "y": 1, "yanchor": "top", "yref": "paper"}], "height": 650, "legend": {"itemsizing": "trace", "title": {"text": "cluster"}}, "margin": {"b": 0, "l": 0, "r": 0, "t": 60}, "scene": {"aspectmode": "data", "camera": {"eye": {"x": 1.347, "y": 1.347, "z": 1.1}}, "xaxis": {"title": {"text": "PCA_1"}}, "yaxis": {"title": {"text": "tSNE_1"}}, "zaxis": {"title": {"text": "UMAP_1"}}}, "title": {"text": "3D DBSCAN on mix colored by cluster"}, "uirevision": "keep_view", "updatemenus": [{"buttons": [{"args": [{"scene.camera": {"eye": {"x": 1.347, "y": 1.347, "z": 1.1}}}], "label": "View 1 (elev=30, azim=45)", "method": "relayout"}, {"args": [{"scene.camera": {"eye": {"x": -0.55, "y": 0.9526, "z": 1.905}}}], "label": "View 2 (elev=60, azim=120)", "method": "relayout"}, {"args": [{"scene.camera": {"eye": {"x": -2.2, "y": 2.694e-16, "z": 0}}}], "label": "View 3 (elev=0, azim=180)", "method": "relayout"}], "showactive": true, "type": "dropdown", "x": 0.01, "xanchor": "left", "y": 1.08, "yanchor": "top"}], "width": 800}}
